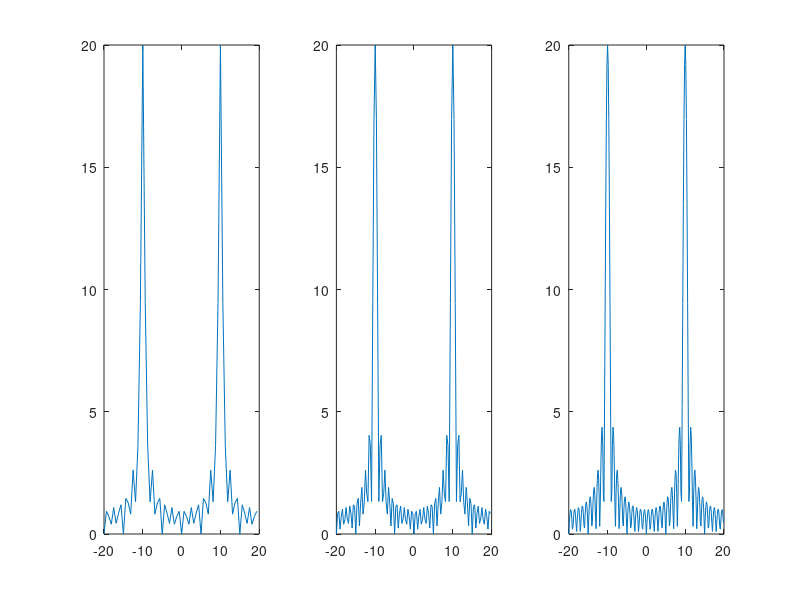

Here is the MATLAB script that generated this plot:
sc = figure(1);
figure(sc);
fs = 40;
frequency = 10;
seconds=1;
x = 0:(1/fs):seconds-(1/fs);
y = sin(2*pi*x*frequency);

N = [64 128 256];

for i = 1:3
    X=fftshift(abs(fft(y,N(i))));
    subplot(1,3,i);
    F=[-N(i)/2:N(i)/2-1]*fs/N(i);
    plot(F,X);
end